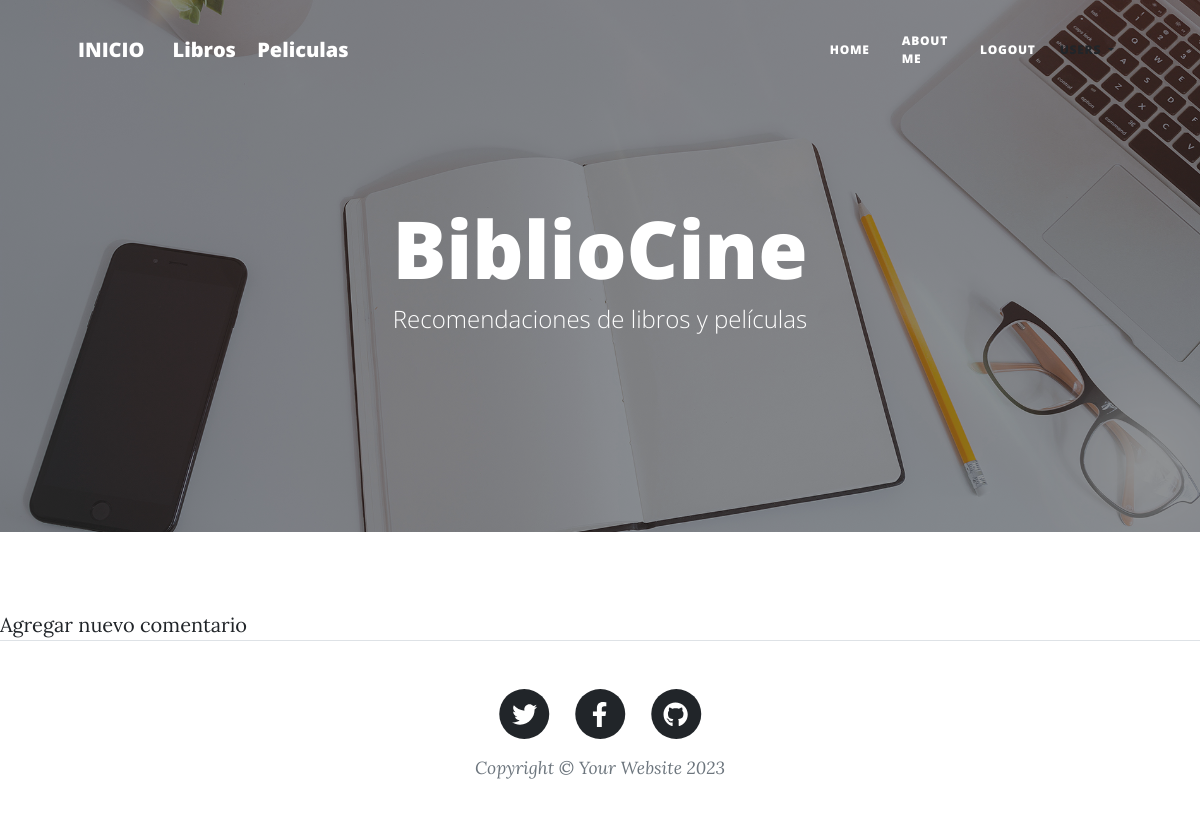
Page /AppBiblioCine/leerComentarioLibros/2 on the earlier database version.
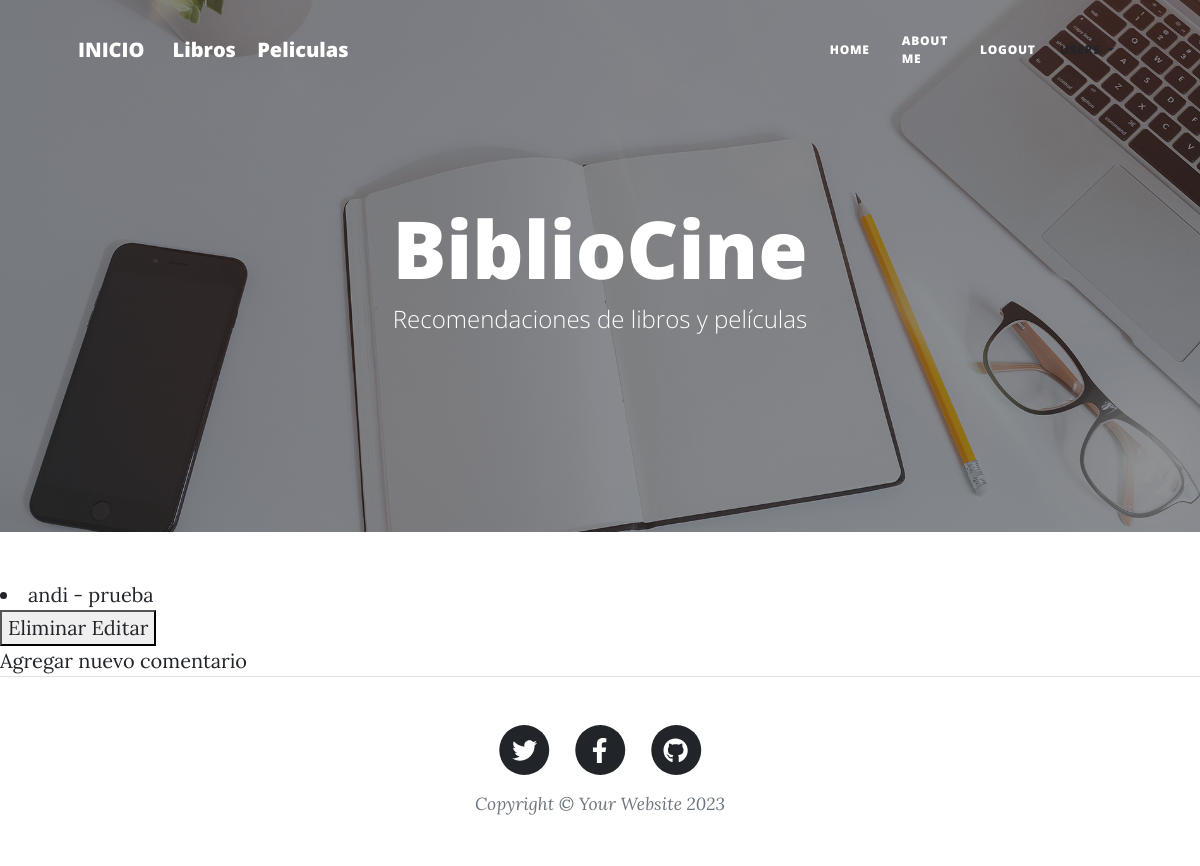
Same page on the later database version.
### AppBiblioCine/models.py (models this page shows)
class ComentarioLibro(models.Model):
    libro = models.ForeignKey(Libro, related_name='comentariosLibros', on_delete=models.CASCADE, null=True)
    nombre = models.ForeignKey(User,blank=False,null=True,on_delete=models.CASCADE, verbose_name="nombre")
    comentario = models.TextField(null=True, blank=True)
    fechaComentario = models.DateTimeField(auto_now_add=True)
    class Meta:
        ordering = ['-fechaComentario']
    def __str__(self):
        return '%s - %s' % (self.nombre, self.comentario)

### AppBiblioCine/views.py (the view)
# urls.py: path( 'leerComentarioLibros/<id>', views.leerComentarioLibros, name='LeerComentarioLibros'),
def leerComentarioLibros(request, id):
    comentarios = ComentarioLibro.objects.all()
    comentarios = ComentarioLibro.objects.filter(libro__id=id)
    contexto = {"comentarios":comentarios}
    print(comentarios)
    return render(request, "AppBiblioCine/leerComentariosLibros.html", contexto)

### templates/AppBiblioCine/leerComentariosLibros.html (shortened to what this page needs)
{% extends 'AppAdministracion/padre.html' %}
{% load static %}
{% block CAMBIOS %}
    <!DOCTYPE html>
    <html lang="en">
    <head>
    </head>
    <body>
        {% for c in comentarios %}
            <li>{{c}}</li>
            <button>
                <a href="{% url 'EliminarComentarioLibros' c.comentario %}">Eliminar</a>
                <a href="{% url 'EditarComentarioLibros' c.comentario %}">Editar</a>
            </button>
        {% endfor %}
        <br>
        <a href="{% url 'ComentarioLibros' %}">Agregar nuevo comentario</a>
    </body>
    </html>
{% endblock %}

Differences in the rows shown:
added ComentarioLibro: nombre+comentario "andi - prueba"
